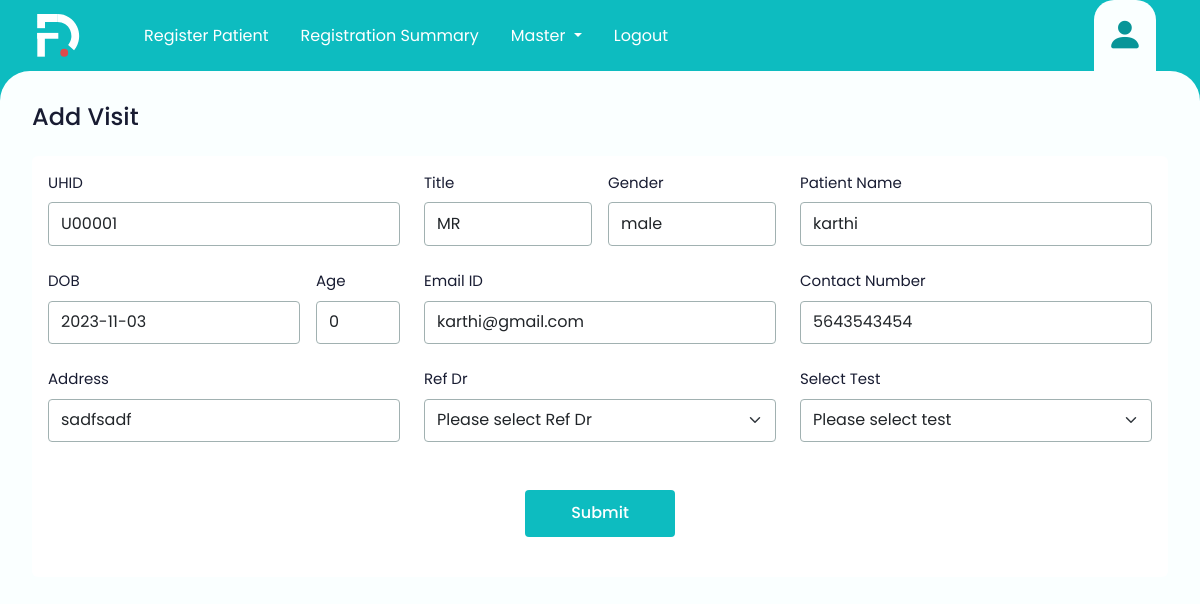
/editvisit/1, run on the app's committed database.
### registrationsummary.py (models this page shows)
class Visit(db.Model):
    id = db.Column(db.Integer, primary_key=True)
    uhid = db.Column(db.String(50))
    title = db.Column(db.String(10))
    gender = db.Column(db.String(10))
    patient_name = db.Column(db.String(100))
    dob = db.Column(db.String(100))
    age = db.Column(db.Integer)
    email_id = db.Column(db.String(100))
    contact_number = db.Column(db.String(15))
    Address = db.Column(db.String(10))
    current_date = datetime.now().date()
    ref_dr =  db.Column(db.String(10))
    select_test = db.Column(db.String(10))
    visitid = db.Column(db.String(10))

### registrationsummary.py (the view, shortened to what this page needs)
@app.route('/editvisit/<int:visit_id>', methods=['GET', 'POST'])
def edit_visit(visit_id):
    visit = Visit.query.get_or_404(visit_id)
    return render_template('editvisit.html', visit=visit)

### templates/editvisit.html (shortened to what this page needs)
<!DOCTYPE html>
<html lang="en">
<head>
    <link  rel="stylesheet" href="{{url_for('static', filename='css/bootstrap.css') }}">
    <link  rel="stylesheet" href="{{url_for('static', filename='css/custom.css') }}">
    <link  rel="stylesheet" href="{{url_for('static', filename='css/web-icons.css') }}">
</head>
<body>
    <header>
        <div class="container-fluid px-lg-4">
            <div class="">
                <nav class="navbar navbar-expand-lg bg-body-tertiary py-0 main-menu-nav">
                    <div class="container-fluid">
                        <div class="pe-lg-5">
                            <img src="static/images/app-logo.svg" class="app-logo">
                        </div>
                      <div class="collapse navbar-collapse" id="navbarSupportedContent">
                        <ul class="navbar-nav me-auto mb-2 mb-lg-0">
                          <li class="nav-item">
                            <a class="nav-link" href="/register">Register Patient</a>
                          </li>
                          <li class="nav-item">
                            <a class="nav-link" href="/">Registration Summary</a>
                          </li>
                          <li class="nav-item dropdown">
                            <a class="nav-link dropdown-toggle" href="#" role="button" data-bs-toggle="dropdown" aria-expanded="false">
                            Master
                            </a>
                          </li>
                          <li class="nav-item">
                            <a class="nav-link" href="#">Logout</a>
                          </li>
                        </ul>
                      </div>
                      <div >
                        <ul class="nav menu-nav">
                            <li class="nav-item">
                                <a class="nav-link active" href="#">
                                    <i class="bi bi-person-fill"></i>
                                </a>
                            </li>
                        </ul>
                    </div>
                    </div>
                  </nav>
            </div>
        </div>
    </header>
<html lang="en">
<main>
        <div class="mb-4">
            <form method="POST">
               <h5 class="page-heading">Add Visit</h5>
        </div>
        <div class="auto-scroll">
            <div class="bg-white rounded-2 p-3 mb-4">
                <div class="row">
                    <div class="col-md-4">
                        <div class="form-group">
                            <label class="form-label">UHID</label>
                            <input type="text"  value="{{ visit.uhid }}" name="uhid" class="form-control" readonly    >
                        </div>
                    </div>
                    <div class="col-md-4">
                        <div class="form-group d-flex gap-3">
                            <div class="w-50">
                                <label class="form-label">Title</label>
                                <input type="text"  value="{{ visit.title }}" name="title" class="form-control"  readonly   >
                            </div>
                            <div class="w-50">
                                <label class="form-label">Gender</label>
                                <input type="text"  value="{{ visit.gender }}" name="gender" class="form-control" readonly    >
                            </div>
                        </div>
                    </div>
                    <div class="col-md-4">
                        <div class="form-group">
                            <label class="form-label">Patient Name</label>
                            <input type="text"  value="{{ visit.patient_name }}" name="patient_name" class="form-control"  readonly   >
                        </div>
                    </div>
                    <div class="col-md-4">
                        <div class="form-group d-flex gap-3">
                            <div class="w-75">
                                <label class="form-label">DOB</label>
                                <input type="text" value="{{ visit.dob }}" name="dob" class="form-control" readonly>
                            </div>
                            <div class="w-25">
                                <label class="form-label">Age</label>
                                <input type="text"  value="{{ visit.age }}" name="age" class="form-control"  readonly   >
                            </div>
                        </div>
                    </div>
                    <div class="col-md-4">
                        <div class="form-group">
                            <label class="form-label">Email ID</label>
                            <input type="text"  value="{{ visit.email_id }}" name="email_id" class="form-control" readonly    >
                        </div>
                    </div>
                    <div class="col-md-4">
                        <div class="form-group">
                            <label class="form-label">Contact Number</label>
                            <input type="text"  value="{{ visit.contact_number }}" name="contact_number" class="form-control"   readonly  >
                        </div>
                    </div>
                    <div class="col-md-4">
                        <div class="form-group">
                            <label class="form-label">Address</label>
                            <input type="text"  value="{{ visit.Address }}" name="Address" class="form-control"  readonly   >
                        </div>
                    </div>
                    <div class="col-md-4">
                         <div class="form-group">
                           <label class="form-label">Ref Dr</label>
                           <select class="form-select" value="{{ visit.ref_dr }}" name="ref_dr">
                            <option value="" selected>Please select Ref Dr</option>
                            </select>
                          </div>
                        </div>
                      <div class="col-md-4">
                        <label class="form-label">Select Test</label>
                        <select class="form-select" value="{{ visit.select_test }}" name="select_test" >
                            <option value="" selected>Please select test</option>
                        </select>
                    </div>
                    <div class="py-4 text-center">
                        <button type="submit" class="theme-btn mx-auto">Submit</button>
                    </div>
                    </div>
                    </main>
                    </html>

### static/css/custom.css (style rules this page uses)
:root { --bs-theme-color: #0DBCC0; --bs-theme-color-100: #089598; --bs-bg-color: #FAFFFF; --bs-text-color-100:#181C32; --bs-text-color-200:#5E6278; --bs-text-color-300:#7E8299; --bs-text-color-400:#3F4254; --bs-theme-font-family: 'Poppins', sans-serif; --bs-body-font-size:15px; --bs-body-font-weight:400; --bs-red:#DD1143; --bs-red-light:#FFEFF3; --bs-red-light-100:#FFDDE6; --bs-green:#1CA153; --bs-green-light:#E7FCE9; --bs-green-light-100:#B9EBBE; --bs-textbox-border:#A1B1B1; --bs-focus-border:#3F4254; --bs-btn-radius:4px; --bs-syblue:#00A3FF; --bs-blue:#2c7be5; --bs-blue-light:#e6effc; --bs-blue-light-100:#d6e3f7; --bs-pink:#EC49A6; --bs-table-icon-bg:#E6F8F8; }
html { scrollbar-color: #C1C1C1 #ebebeb; scrollbar-width: thin; }
body { font-family: var(--bs-theme-font-family); color: var(--bs-text-color-100); font-size: var(--bs-body-font-size); background-color: var(--bs-theme-color); }
.app-logo { height: 44px; }
.main-menu-nav .navbar-nav .nav-link { color: #fff; font-size: 1rem; }
.menu-nav { padding-right: 0.5rem; }
.menu-nav .nav-link { padding: 0.5rem 0.8rem; font-weight: 600; }
.menu-nav .nav-link i { font-size: 2.3rem; color: var(--bs-theme-color-100); }
.menu-nav .nav-link.active { background-color: var(--bs-bg-color); padding: 0.5rem 0.8rem; border-top-left-radius: 20px; border-top-right-radius: 20px; }
main { background-color: var(--bs-bg-color); border-top-left-radius: 30px; border-top-right-radius: 30px; width: 100%; height: 100%; position: fixed; overflow: hidden; padding: 2rem 1rem 2rem 2rem; margin-right: 2rem; }
main .auto-scroll { overflow-x: hidden; overflow-y: auto; padding-right: 1rem; height: calc(100vh - 200px); }
main .page-heading { font-size: 1.5rem; font-weight: 500; color: var(--bs-text-color-100); }
main .form-group { margin-bottom: 1.5rem; }
main .form-control, main .form-select { padding: 0.55rem 0.75rem; border-radius: var(--bs-btn-radius); border-color: var(--bs-textbox-border); }
main .form-label { font-size: var(--bs-text-color-200); }
.theme-btn { background-color: var(--bs-theme-color); padding: 0.7rem 1rem; min-width: 150px; border: 0; font-size: 1rem; font-weight: 500; border-radius: var(--bs-btn-radius); display: flex; gap: 0.5rem; align-items: center; justify-content: center; }
.theme-btn, .theme-btn svg { color: #fff; }
@media (min-width: 992px) { .main-menu-nav .navbar-nav .nav-item { padding: 0 0.5rem; } }

### data on the page
Visit: uhid "U00001", title "MR", gender "male", patient_name "karthi", dob "2023-11-03", age "0", email_id "karthi@gmail.com", contact_number "5643543454", Address "sadfsadf"
